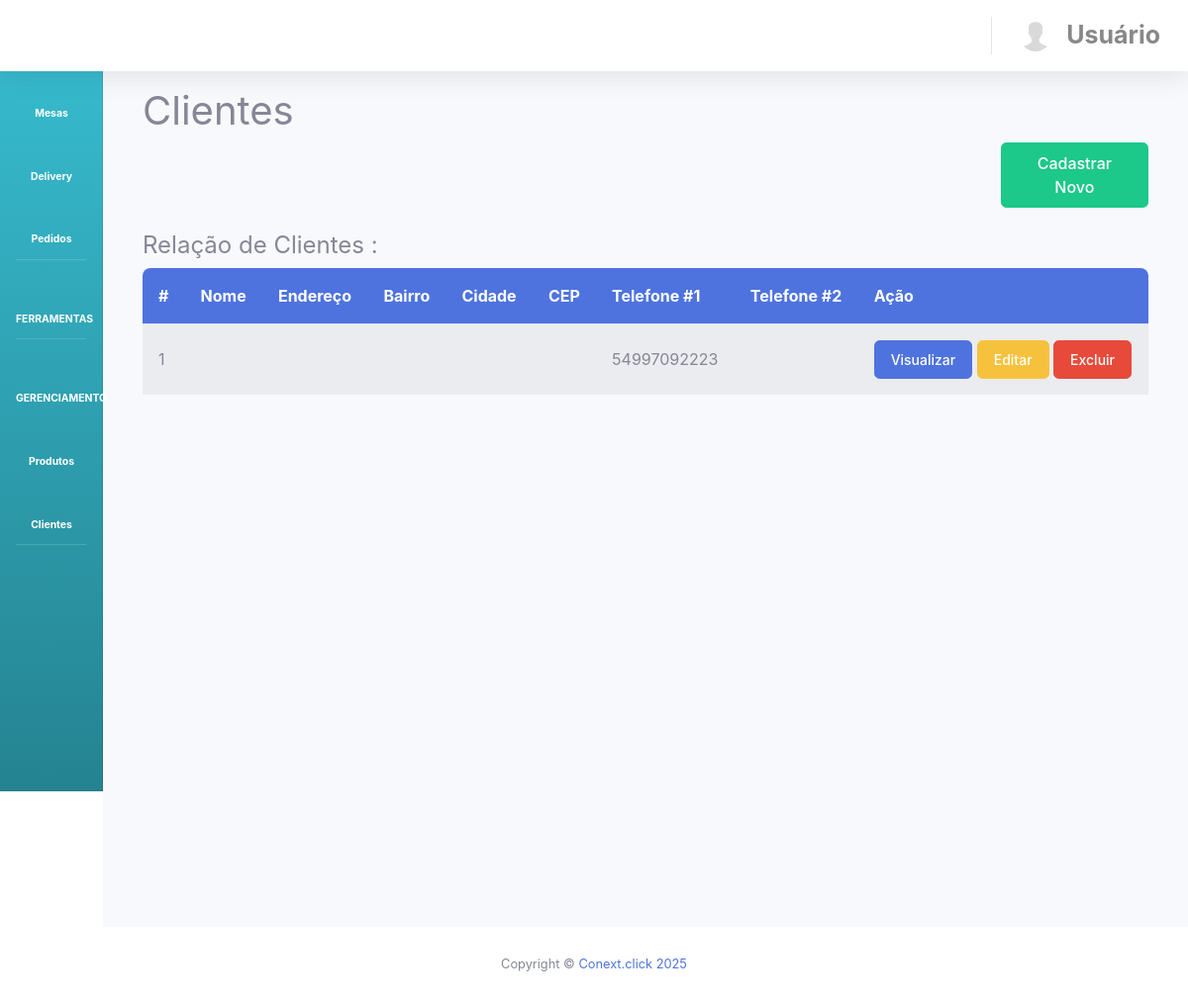
Page /?view=clientes (signed in) on the earlier database version.
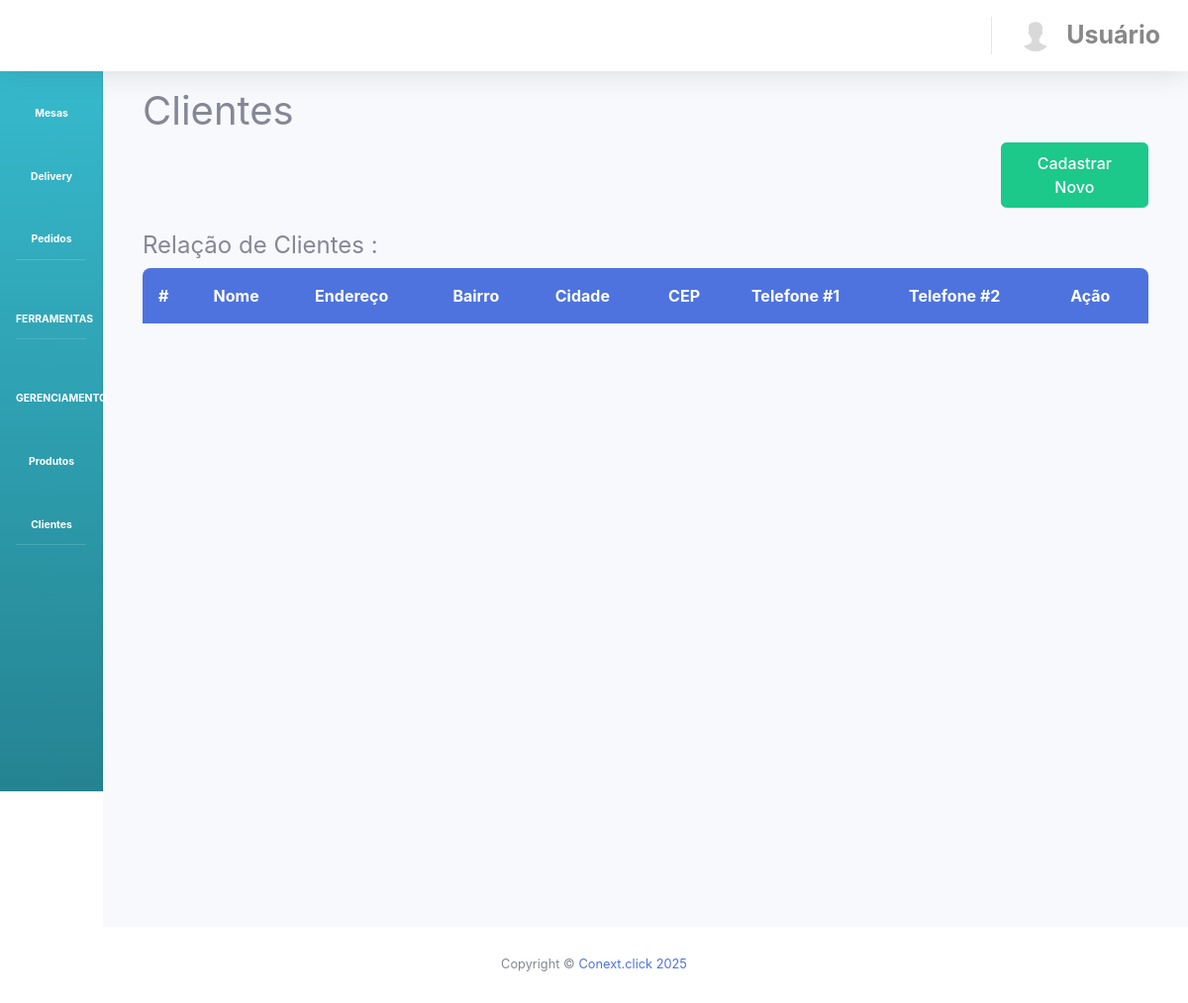
Same page on the later database version.
### tables this page shows
CREATE TABLE `clientes` (
  `id` int NOT NULL,
  `nome` varchar(255) NOT NULL,
  `endereco` varchar(255) NOT NULL,
  `bairro` varchar(100) DEFAULT NULL,
  `cidade` varchar(100) DEFAULT NULL,
  `estado` varchar(50) DEFAULT NULL,
  `complemento` varchar(100) DEFAULT NULL,
  `cep` varchar(20) DEFAULT NULL,
  `ponto_referencia` varchar(100) DEFAULT NULL,
  `tel1` varchar(20) DEFAULT NULL,
  `tel2` varchar(20) DEFAULT NULL,
  `email` varchar(100) DEFAULT NULL,
  `cpf_cnpj` varchar(30) DEFAULT NULL,
  `rg` varchar(30) DEFAULT NULL,
  `condominio` varchar(100) DEFAULT NULL,
  `bloco` varchar(50) DEFAULT NULL,
  `apartamento` varchar(50) DEFAULT NULL,
  `local_entrega` varchar(100) DEFAULT NULL,
  `observacoes` varchar(255) DEFAULT NULL
);

### MVC/CLASSES/system.class.php (called while the page is built, shortened)
<?php
class System {
	public function __construct($view) {
		$this->config = Config::getInstance();
		$viewPath = ROOT_PATH . "/MVC/VIEWS/{$view}.php";
		try {
			include($viewPath);
			include(ROOT_PATH . "/MVC/COMMON/layout.php");
		} catch (Exception $e) {
			error_log("Erro ao carregar view: " . $e->getMessage());
			if (ob_get_level()) ob_end_clean();
			$_SESSION['msg'] = "<div class='alert alert-danger'>Erro ao carregar a página: " . htmlspecialchars($e->getMessage()) . "</div>";
			header("Location: " . $this->config->url('index.php?view=error'));
			exit;
		}
	}
}

### MVC/VIEWS/clientes.php (the view, shortened to what this page needs)
<?php
include_once(__DIR__ . "/include_conexao.php");
$tab_clientes = "SELECT * FROM clientes";
$clientes = mysqli_query($conn, $tab_clientes);
?>
<h1 class="display-12" >Clientes</h1>
<div class="row">
	<div class="col-4" id="mensagem" style="visibility: visible">
	</div>
	<div class="col-6" >
	</div>
	<div class="col-2" >
		<button type="button" class="btn btn-xs btn-success" data-toggle="modal" data-target="#myModalcad">Cadastrar Novo</button>
	</div>
</div>
	<h4>  Relação de Clientes :</h4>
      <div class="table-responsive" style="overflow: auto; height: 650px">
        <table class="table table-striped table-sm">
          <thead>
            <tr>
              <th>#</th>
              <th>Nome</th>
              <th>Endereço</th>
              <th>Bairro</th>
              <th>Cidade</th>
              <th>CEP</th>
              <th>Telefone #1</th>
              <th>Telefone #2</th>
              <th>Ação</th>
            </tr>
          </thead>
          <tbody>
          	<?php
          	$num = 0;
          	while($rows_clientes = mysqli_fetch_assoc($clientes)) {
          		$num +=1;
          		?>
            <tr>
            	<td><?php echo $num?></td>
            	<td><?php echo htmlspecialchars($rows_clientes['nome'] ?? '', ENT_QUOTES, 'UTF-8'); ?></td>
            	<td><?php echo htmlspecialchars($rows_clientes['endereco'] ?? '', ENT_QUOTES, 'UTF-8'); ?></td>
            	<td><?php echo htmlspecialchars($rows_clientes['bairro'] ?? '', ENT_QUOTES, 'UTF-8'); ?></td>
            	<td><?php echo htmlspecialchars($rows_clientes['cidade'] ?? '', ENT_QUOTES, 'UTF-8'); ?></td>
            	<td><?php echo htmlspecialchars($rows_clientes['cep'] ?? '', ENT_QUOTES, 'UTF-8'); ?></td>
            	<td><?php echo htmlspecialchars($rows_clientes['tel1'] ?? '', ENT_QUOTES, 'UTF-8'); ?></td>
            	<td><?php echo htmlspecialchars($rows_clientes['tel2'] ?? '', ENT_QUOTES, 'UTF-8'); ?></td>
            	<td>
	            	<button type="button" class="btn btn-primary btn-icon-split btn-sm" data-toggle="modal" data-target="#myModal<?php echo $rows_clientes['id']; ?>">Visualizar</button>
	            	<button type="button" class="btn btn-warning btn-icon-split btn-sm" data-toggle="modal" data-target="#exampleModal"
		            	data-id="<?php echo $rows_clientes['id'] ?? ''; ?>"
		            	data-nome="<?php echo $rows_clientes['nome'] ?? ''; ?>"
		            	data-endereco="<?php echo $rows_clientes['endereco'] ?? ''; ?>"
		            	data-bairro="<?php echo $rows_clientes['bairro'] ?? ''; ?>"
		            	data-cidade="<?php echo $rows_clientes['cidade'] ?? ''; ?>"
		            	data-estado="<?php echo $rows_clientes['estado'] ?? ''; ?>"
		            	data-complemento="<?php echo $rows_clientes['complemento'] ?? ''; ?>"
		            	data-cep="<?php echo $rows_clientes['cep'] ?? ''; ?>"
		            	data-ponto_referecia="<?php echo $rows_clientes['ponto_referecia'] ?? ''; ?>"
		            	data-tel1="<?php echo $rows_clientes['tel1'] ?? ''; ?>"
		            	data-tel2="<?php echo $rows_clientes['tel2'] ?? ''; ?>"
		            	data-email="<?php echo $rows_clientes['email'] ?? ''; ?>"
		            	data-cpf_cnpj="<?php echo $rows_clientes['cpf_cnpj'] ?? ''; ?>"
		            	data-rg="<?php echo $rows_clientes['rg'] ?? ''; ?>"
		            	data-condominio="<?php echo $rows_clientes['condominio'] ?? ''; ?>"
		            	data-bloco="<?php echo $rows_clientes['bloco'] ?? ''; ?>"
		            	data-apartamento="<?php echo $rows_clientes['apartamento'] ?? ''; ?>"
		            	data-local_entrega="<?php echo $rows_clientes['local_entrega'] ?? ''; ?>"
		            	data-observacoes="<?php echo $rows_clientes['observacoes'] ?? ''; ?>">
		            	Editar
		        	</button>
	            	<button type="button" class="btn btn-danger btn-icon-split btn-sm" data-toggle="modal" data-target="#excluirModal<?php echo $rows_clientes['id']; ?>" >Excluir</button>
				</td>
            </tr>
			</div>
				<?php } ?>
          </tbody>
        </table>
      </div>
  </div>

Differences in the rows shown:
removed clientes: tel1 "54997092223"
